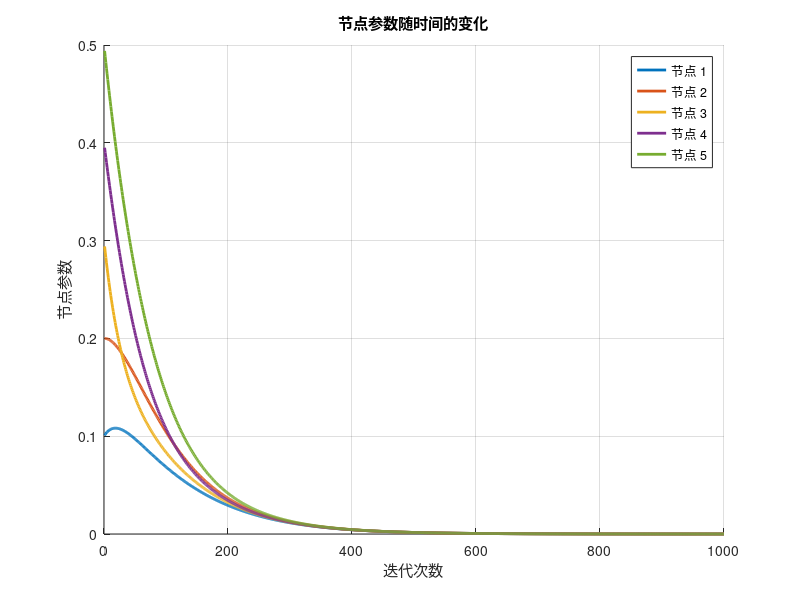

This chart was generated by the following MATLAB code:
% DGD仿真

num_nodes = 5;  % 节点数量

% 有向图
adjacency_matrix_dir = [ 1  0 -1  0  0;
                        -1  2  0  0 -1;
                        -1 -1  2  0  0;
                         0  0 -1  1  0;
                         0  0  0 -1  1];  

% 无向图
adjacency_matrix_undir = [ 2 -1 -1  0  0;
                          -1  2  0  0 -1;
                          -1  0  2 -1  0;
                           0  0 -1  2 -1;
                           0 -1  0 -1  2];  


% 初始化节点参数和本地梯度
%node_params = rand(num_nodes, 1);  % 初始参数
node_params = [0.1 0.2 0.3 0.4 0.5]';
local_gradients = 0;

% 设置全局目标函数（示例中为简单的平方和）
global_objective = @(x) sum(x.^2);

num_iterations = 1000;
consensus_ratio = 0.01;
fixed_step_size = 0.005;
diminish_step_size = 0.005;

% 创建用于存储可视化数据的数组
param_history = zeros(num_iterations, num_nodes);

iteration_converge = 0;
difference = 0;

for iteration = 1:num_iterations
    for node = 1:num_nodes
        local_gradients = 2 * node_params(node);
        
        % 一致性部分
        for neighbor = 1:num_nodes
            if adjacency_matrix_dir(node, neighbor) == -1
                node_params(node) = node_params(node) - consensus_ratio * (node_params(node) - node_params(neighbor));
            end
        end

        % 梯度下降部分
        diminish_step_size = -0.0045/1000*iteration + 0.005;
        node_params(node) = node_params(node) - fixed_step_size * local_gradients;
    end
    
    % 存储参数历史
    param_history(iteration, :) = node_params;

    % 记录收敛所需迭代次数
    for node = 2:num_nodes
        difference = difference + abs(node_params(1)-node_params(node));
    end
    
    if  iteration_converge == 0 && difference < 0.001
        iteration_converge = iteration;
    end
    difference = 0;
end

% 输出最终的全局最优解
global_minimizer = node_params;
global_minimum = global_objective(global_minimizer);
fprintf('全局最优解：\n');
fprintf('%2f\n', global_minimizer);
fprintf('全局最小值：%f\n', global_minimum);
fprintf('收敛的迭代次数：%d\n', iteration_converge);


figure;
hold on;
for node = 1:num_nodes
    plot(1:num_iterations, param_history(:, node), 'LineWidth', 2, 'DisplayName', sprintf('节点 %d', node));
end
xlabel('迭代次数');
ylabel('节点参数');
title('节点参数随时间的变化');
legend('Location', 'Best');
grid on;
hold off;
